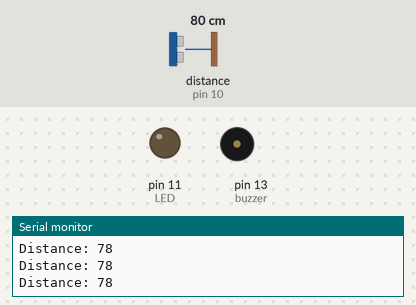
The sketch below on a simulated Arduino Uno, built with avr-gcc and run on an emulated ATmega328P. Shown: output pins drawn as LEDs (lit = HIGH), buzzer (waves = sounding), the last lines printed to the serial monitor. Wiring (inferred from the names in the program): ultrasonic range finder: trigger pin 9; echo pin 10. The test bench sets the inputs (shaded band); at power-on: distance to the obstacle (sensor on pin 10) 80 cm. The echo pulse lasts 58.3 µs per cm; pins used as bus, display or sensor lines are not drawn.

Above: at 9.9 s.
10.0 s: distance to the obstacle (sensor on pin 10) set to 13 cm
11.5 s: distance to the obstacle (sensor on pin 10) set to 10 cm
At 11.71 s:
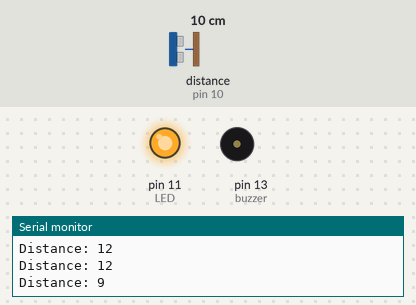
14.5 s: distance to the obstacle (sensor on pin 10) set to 18 cm
At 15.8 s:
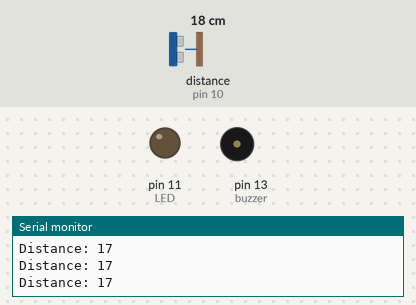
16.1 s: distance to the obstacle (sensor on pin 10) set to 2 cm
At 16.26 s:
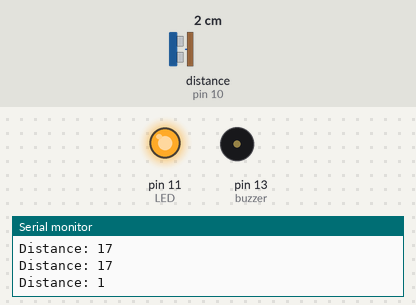
Timing chart, 0 to 20.1 s (numbered marks = the images above; inputs shaded):
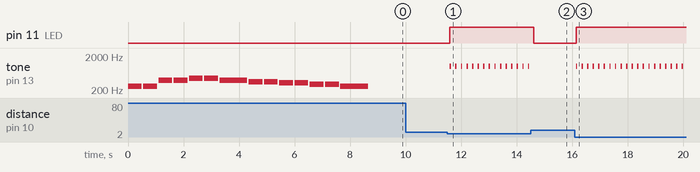

The sketch:

ultra.ino
```cpp
const int trigPin = 9;
const int echoPin = 10;
const int LED = 11;
const int buzzer = 13;
long duration;
int distance;
int safetyDistance;
//int buzzer = 9;  // Connect buzzer to pin 9

// Define musical notes
#define NOTE_C4  262
#define NOTE_D4  294
#define NOTE_E4  330
#define NOTE_F4  349
#define NOTE_G4  392
#define NOTE_A4  440
#define NOTE_B4  494
#define NOTE_C5  523

 //Melody and note durations
int melody[] = {
  NOTE_C4, NOTE_C4, NOTE_G4, NOTE_G4, NOTE_A4, NOTE_A4, NOTE_G4,
  NOTE_F4, NOTE_F4, NOTE_E4, NOTE_E4, NOTE_D4, NOTE_D4, NOTE_C4
};
int noteDurations[] = {
  500, 500, 500, 500, 500, 500, 1000,
  500, 500, 500, 500, 500, 500, 1000
};

void setup()
{
    pinMode(buzzer, OUTPUT);
    pinMode(LED, OUTPUT);
    pinMode(trigPin, OUTPUT);
    pinMode(echoPin, INPUT);
    Serial.begin(9600);
   for (int i = 0; i < 14; i++) {
    tone(buzzer, melody[i]);  // Play note
    delay(noteDurations[i]);  // Duration of note
    noTone(buzzer);           // Stop sound before next note
    delay(50);                // Short pause
  }

}


void loop()
{
dos();//
delay(100);
}
void dos()
{
    digitalWrite(trigPin, LOW);
    delayMicroseconds(2);

    digitalWrite(trigPin, HIGH);
    delayMicroseconds(10);
    digitalWrite(trigPin, LOW);

    duration = pulseIn(echoPin, HIGH);

    distance = duration * 0.034 / 2;

    safetyDistance = distance;
    if (safetyDistance <= 10)
    {
        //digitalWrite(buzzer, HIGH);
        digitalWrite(LED, HIGH);
        playAlertTone();
    }
    else
    {
        //digitalWrite(buzzer, LOW);
        digitalWrite(LED, LOW);
        noTone(buzzer);
    }


    Serial.print("Distance: ");
    Serial.println(distance);
}
void playAlertTone() {
    tone(buzzer, 1000);  // 1kHz warning sound
    delay(50);
    noTone(buzzer);
    delay(50);
}
```

Measured:
- the behaviour switches between 12 and 11 cm on distance to the obstacle (sensor on pin 10) (found by bisection; images 0 and 1)
- after the input at 11.5 s, pin 11 (LED): LOW → HIGH after 0.09 s; tone on pin 13 (buzzer): alternates 1000 Hz for 0.05 s and silent for 0.15 s, starting after 0.09 s
- after the input at 14.5 s, pin 11 (LED): HIGH → LOW after 0.11 s; tone on pin 13 (buzzer): stops changing and stays silent
- after the input at 16.1 s, pin 11 (LED): LOW → HIGH at once; tone on pin 13 (buzzer): alternates 1000 Hz for 0.05 s and silent for 0.15 s, starting at once
